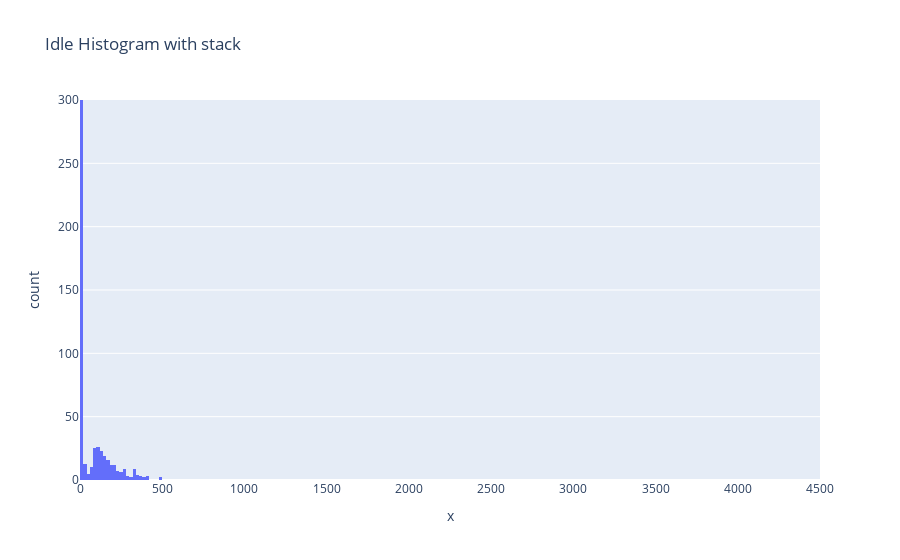

This figure's notebook cell:
### Code cell
fig = px.histogram(x=waiting_list_times, title="Idle Histogram with stack")
fig.update_layout(yaxis_range=[0,300],xaxis_range=[0,4500])
fig.show()

### Figure 1 — Plotly figure (JSON) as saved in the notebook; plotly's stock layout.template omitted (floating-point values rounded to 4 significant figures; data arrays with more than 128 entries replaced by an {"elided": "..."} marker saying what was removed)
{"data": [{"alignmentgroup": "True", "bingroup": "x", "hovertemplate": "x=%{x}<br>count=%{y}<extra></extra>", "legendgroup": "", "marker": {"color": "#636efa", "pattern": {"shape": ""}}, "name": "", "offsetgroup": "", "orientation": "v", "showlegend": false, "type": "histogram", "x": {"elided": "531 int values"}, "xaxis": "x", "yaxis": "y"}], "layout": {"barmode": "relative", "legend": {"tracegroupgap": 0}, "title": {"text": "Idle Histogram with stack"}, "xaxis": {"anchor": "y", "domain": [0, 1], "range": [0, 4500], "title": {"text": "x"}}, "yaxis": {"anchor": "x", "domain": [0, 1], "range": [0, 300], "title": {"text": "count"}}}}
